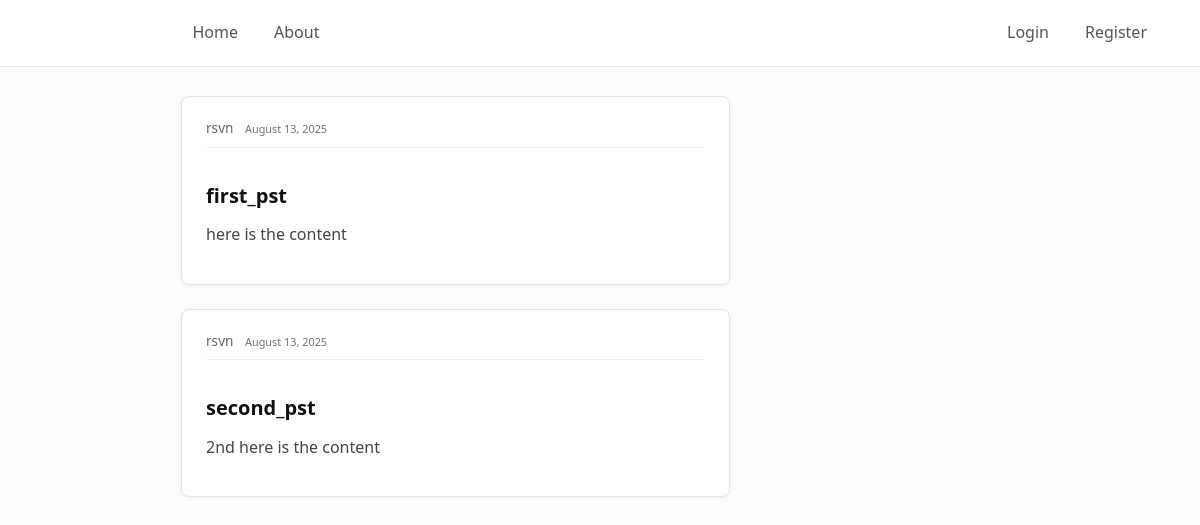
Screenshot of /blog/ with the database file from the repository.
### blog/models.py (models this page shows, shortened)
class Post(models.Model):
    title=models.CharField(max_length=100)
    content=models.TextField()
    author=models.ForeignKey(User,on_delete=models.CASCADE)
    date_posted=models.DateTimeField(default=timezone.now)

### blog/views.py (the view)
# urls.py: path('',views.home,name='blog-home'),
def home(request):
    context = {
        'posts':Post.objects.all()
    }
    return render(request, 'blog/home.html', context)

### blog/templates/blog/home.html
{% extends "blog/base.html" %}
{% block content %}
    {% for post in posts %}
        <article class="media content-section">
          <div class="media-body">
            <div class="article-metadata">
              <a class="mr-2" href="#">{{ post.author }}</a>
              <small class="text-muted">{{ post.date_posted|date:"F d, Y" }}</small>
            </div>
            <h2><a class="article-title" href="#">{{ post.title }}</a></h2>
            <p class="article-content">{{ post.content }}</p>
          </div>
        </article>
    {% endfor %}
{% endblock content %}

### blog/static/blog/minimal.css (style rules this page uses)
body { background: #fdfdfd; color: #222; font-family: system-ui, -apple-system, "Segoe UI", Roboto, sans-serif; margin: 2rem auto; padding: 4rem 1rem 1rem; max-width: 900px; line-height: 1.6; }
h1, h2, h3, h4, h5, h6 { color: #111; margin-top: 1.5rem; margin-bottom: 0.75rem; font-weight: 600; }
.content-section { background: #fff; padding: 1.25rem 1.5rem; border: 1px solid #e5e5e5; border-radius: 8px; margin-bottom: 1.5rem; box-shadow: 0 1px 4px rgba(0,0,0,0.06); }
.article-title { color: #111; font-size: 1.25rem; margin-bottom: 0.5rem; }
a.article-title { text-decoration: none; transition: color 0.2s ease; }
.article-content { white-space: pre-line; font-size: 1rem; color: #444; }
.article-metadata { font-size: 0.85rem; color: #777; border-bottom: 1px solid #eee; padding-bottom: 0.5rem; margin-bottom: 1rem; }
.article-metadata a { text-decoration: none; color: #666; }

### rows the page displays
Post: author "rsvn", date_posted "August 13, 2025", title "first_pst", content "here is the content"
Post: author "rsvn", date_posted "August 13, 2025", title "second_pst", content "2nd here is the content"
